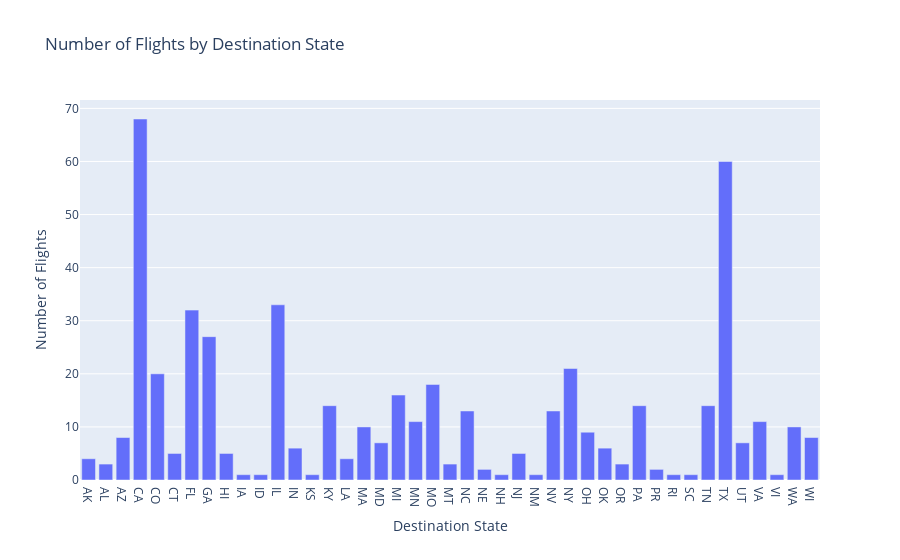

Notebook cell for this chart:
### Code cell
## Write your code here
fig = px.bar(x=bar_data['DestState'], y=bar_data['Flights'], title='Number of Flights by Destination State')

fig.update_layout(xaxis_title='Destination State', yaxis_title='Number of Flights')
fig.show()

### Figure 1 — Plotly figure (JSON) as saved in the notebook; plotly's stock layout.template omitted (floating-point values rounded to 4 significant figures)
{"data": [{"hovertemplate": "x=%{x}<br>y=%{y}<extra></extra>", "legendgroup": "", "marker": {"color": "#636efa", "pattern": {"shape": ""}}, "name": "", "orientation": "v", "showlegend": false, "textposition": "auto", "x": ["AK", "AL", "AZ", "CA", "CO", "CT", "FL", "GA", "HI", "IA", "ID", "IL", "IN", "KS", "KY", "LA", "MA", "MD", "MI", "MN", "MO", "MT", "NC", "NE", "NH", "NJ", "NM", "NV", "NY", "OH", "OK", "OR", "PA", "PR", "RI", "SC", "TN", "TX", "UT", "VA", "VI", "WA", "WI"], "xaxis": "x", "y": [4.0, 3.0, 8.0, 68.0, 20.0, 5.0, 32.0, 27.0, 5.0, 1.0, 1.0, 33.0, 6.0, 1.0, 14.0, 4.0, 10.0, 7.0, 16.0, 11.0, 18.0, 3.0, 13.0, 2.0, 1.0, 5.0, 1.0, 13.0, 21.0, 9.0, 6.0, 3.0, 14.0, 2.0, 1.0, 1.0, 14.0, 60.0, 7.0, 11.0, 1.0, 10.0, 8.0], "yaxis": "y", "type": "bar"}], "layout": {"xaxis": {"anchor": "y", "domain": [0, 1], "title": {"text": "Destination State"}, "type": "category", "range": [-0.5, 42.5], "autorange": true}, "yaxis": {"anchor": "x", "domain": [0, 1], "title": {"text": "Number of Flights"}, "type": "linear", "range": [0, 71.58], "autorange": true}, "legend": {"tracegroupgap": 0}, "title": {"text": "Number of Flights by Destination State"}, "barmode": "relative", "autosize": true}}
